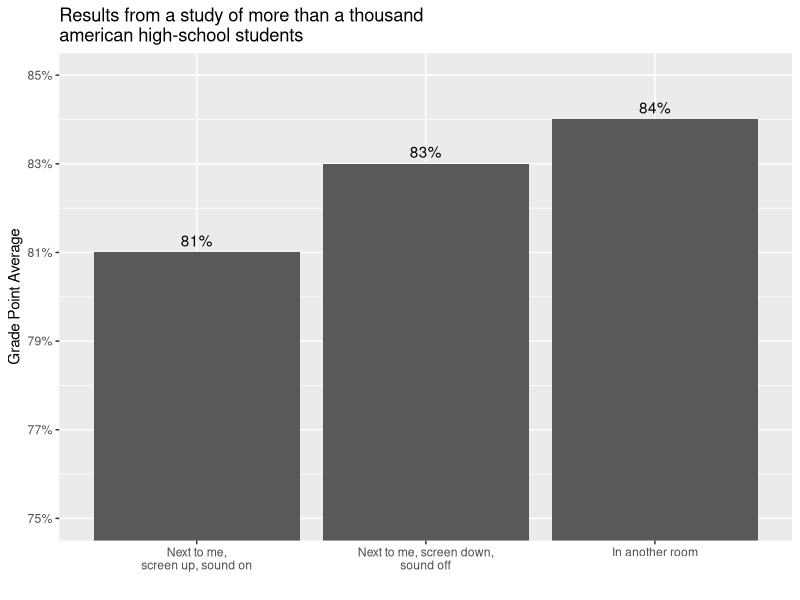
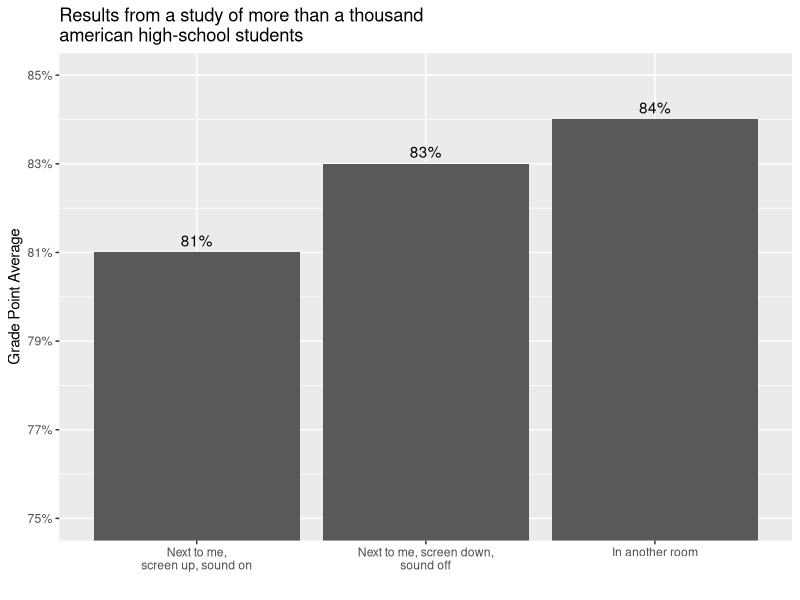

The R source for these figures, in order:
library(tidyverse)
tibble(
  x = c("Next to me,\nscreen up, sound on",   
"Next to me, screen down,\nsound off" ,
"In another room"     	            ),
y = c(81, 83, 84)
) %>% 
mutate(x = fct_inorder(x),y = y /100) %>%
ggplot(aes(x, y)) +
geom_col() +
geom_text(aes(label = scales::percent(y)), vjust = -0.5) +
# show only between 60 and 90
coord_cartesian(ylim = c(.75, .85)) +
scale_y_continuous(labels = scales::percent, breaks = seq(.75, .85, .02)) +
labs(x = "", y = "Grade Point Average", title = "Results from a study of more than a thousand\namerican high-school students")
ggsave("gpa.png", width = 6, height = 4, units = "in")

